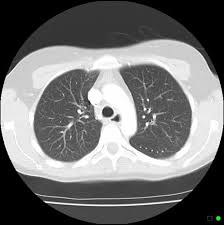
#> input picture Task1/DataSplit/test/normal/train_n6 (2) - Copy.jpg, 224 x 225 px
$ python Q2.py   (older library calls are emulated)
#> lines starting #> are read from the running program, lines starting #| are printed output that depends on the picture
import os
import cv2

output_dir = os.path.dirname(os.path.abspath(__file__))

image_path = input("Enter image path: ")
#> the answer given: ../../Task1/DataSplit/test/normal/train_n6 (2) - Copy.jpg
image = cv2.imread(image_path, cv2.IMREAD_GRAYSCALE)
#> image: shape (225, 224); min 0, max 255, mean 115.1

sobel = cv2.Sobel(image, cv2.CV_64F, 1, 1, ksize=5)
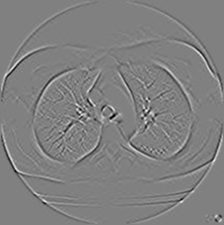
#> sobel: shape (225, 224) float64; min -2092, max 2057, mean 0; drawn with min black and max white
laplacian = cv2.Laplacian(image, cv2.CV_64F)
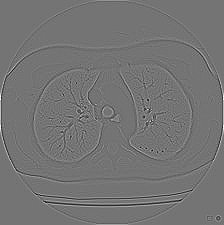
#> laplacian: shape (225, 224) float64; min -390, max 464, mean 0.3; drawn with min black and max white

blurred = cv2.GaussianBlur(image, (3, 3), 0)
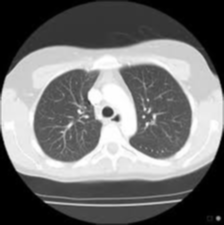
#> blurred: shape (225, 224); min 0, max 255, mean 115.2
log = cv2.Laplacian(blurred, cv2.CV_64F)
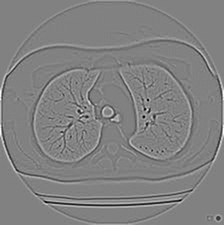
#> log: shape (225, 224) float64; min -129, max 126, mean 0.1; drawn with min black and max white

cv2.imwrite(os.path.join(output_dir, "sobel.jpg"), sobel)
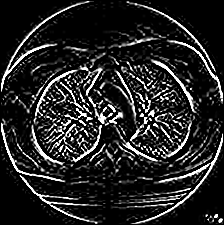
#> saved as sobel.jpg: shape (225, 224); min 0, max 255, mean 37.7
cv2.imwrite(os.path.join(output_dir, "laplacian.jpg"), laplacian)
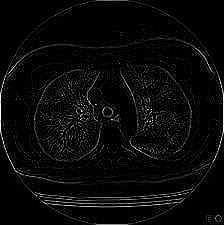
#> saved as laplacian.jpg: shape (225, 224); min 0, max 255, mean 9.7
cv2.imwrite(os.path.join(output_dir, "log.jpg"), log)
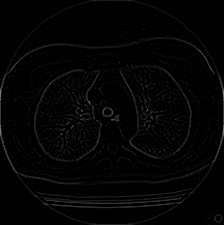
#> saved as log.jpg: shape (225, 224); min 0, max 126, mean 3.9

print("Edge detected images saved")

$ run again, on Task1/DataSplit/test/normal/valid_004162_01_01_150.png
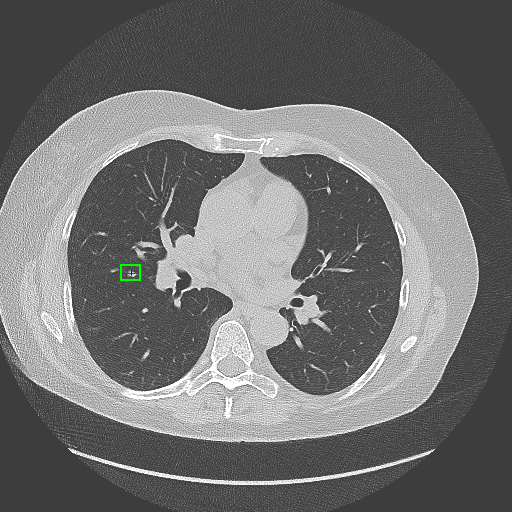
#> input picture Task1/DataSplit/test/normal/valid_004162_01_01_150.png, 512 x 512 px
#> `cv2.imwrite(os.path.join(output_dir, "sobel.jpg"), sobel)`:
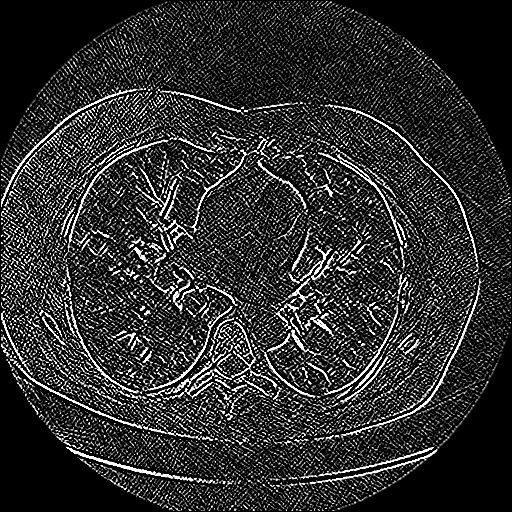
#> saved as sobel.jpg: shape (512, 512); min 0, max 255, mean 45.7
#> `cv2.imwrite(os.path.join(output_dir, "log.jpg"), log)`:
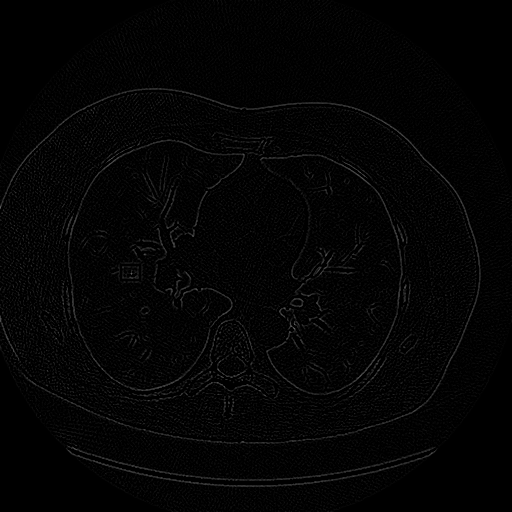
#> saved as log.jpg: shape (512, 512); min 0, max 100, mean 4.1
